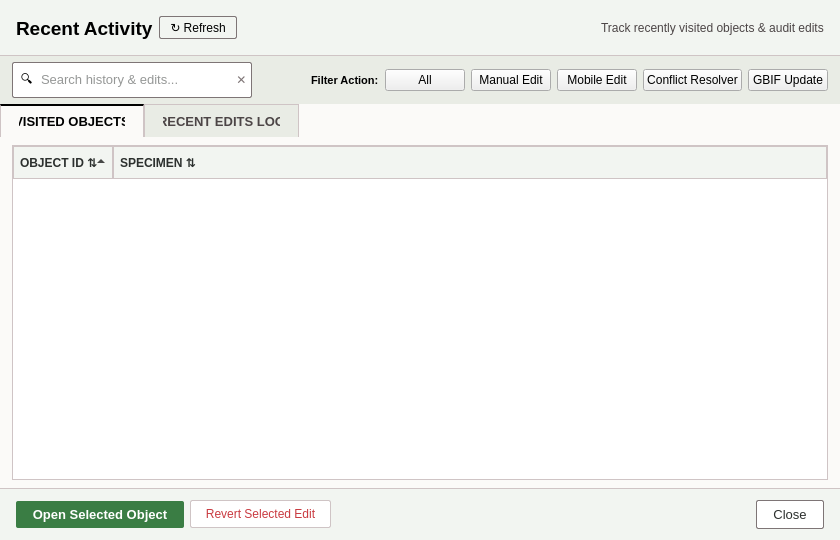
<?xml version="1.0" encoding="UTF-8"?>
<ui version="4.0">
 <class>RecentActivityDialog</class>
 <widget class="QDialog" name="RecentActivityDialog">
  <property name="geometry">
   <rect>
    <x>0</x>
    <y>0</y>
    <width>840</width>
    <height>540</height>
   </rect>
  </property>
  <property name="minimumSize">
   <size>
    <width>720</width>
    <height>460</height>
   </size>
  </property>
  <property name="windowTitle">
   <string>Recent Activity</string>
  </property>
  <property name="styleSheet">
   <string notr="true">QDialog#RecentActivityDialog {
    background-color: #fbfaf8;
    color: #2c302e;
}
QFrame#header_frame {
    background-color: #f2f5f1;
    border-bottom: 1px solid #cfc4c5;
}
QLabel#lbl_title {
    color: #000000;
    font-family: &quot;Lora&quot;, &quot;Segoe UI&quot;, serif;
    font-size: 14pt;
    font-weight: bold;
}
QPushButton#btn_refresh {
    background-color: #f2f5f1;
    color: #000000;
    font-family: &quot;Segoe UI&quot;, &quot;Inter&quot;;
    font-size: 9pt;
    border: 1px solid #7e7576;
    border-radius: 2px;
    padding: 3px 10px;
}
QPushButton#btn_refresh:hover {
    background-color: #e9ece5;
}
QLabel#lbl_desc {
    color: #4c4546;
    font-family: &quot;Segoe UI&quot;, &quot;Inter&quot;;
    font-size: 9pt;
}
QFrame#toolbar_frame {
    background-color: #e9ece5;
}
QFrame#search_frame {
    background-color: #ffffff;
    border: 1px solid #7e7576;
    border-radius: 2px;
}
QLineEdit#entry_search {
    background-color: transparent;
    color: #2c302e;
    font-family: &quot;Segoe UI&quot;, &quot;Inter&quot;;
    font-size: 9.5pt;
    border: none;
}
QPushButton#btn_clear {
    background-color: transparent;
    color: #7e7576;
    border: none;
    font-weight: bold;
}
QPushButton[class="chip-btn"] {
    background-color: #f2f5f1;
    color: #2c302e;
    font-family: &quot;JetBrains Mono&quot;, monospace;
    font-size: 8.5pt;
    border: 1px solid #7e7576;
    border-radius: 2px;
    padding: 2px 8px;
}
QPushButton[class="chip-btn"]:hover {
    background-color: #ffffff;
}
QTabWidget::pane {
    background-color: #fbfaf8;
    border: none;
}
QTabBar::tab {
    background-color: #e9ece5;
    color: #4c4546;
    font-family: &quot;JetBrains Mono&quot;, monospace;
    font-size: 9.5pt;
    font-weight: bold;
    padding: 8px 18px;
    border: 1px solid #cfc4c5;
    border-bottom: none;
}
QTabBar::tab:selected {
    background-color: #fbfaf8;
    color: #000000;
    border-top: 2px solid #000000;
    border-bottom: 1px solid #fbfaf8;
}
QTableWidget, QTreeWidget {
    background-color: #ffffff;
    color: #2c302e;
    font-family: &quot;Segoe UI&quot;, &quot;Inter&quot;;
    font-size: 9.5pt;
    border: 1px solid #cfc4c5;
    gridline-color: #f2f5f1;
}
QHeaderView::section {
    background-color: #f2f5f1;
    color: #2c302e;
    font-family: &quot;JetBrains Mono&quot;, monospace;
    font-size: 9pt;
    font-weight: bold;
    padding: 6px;
    border: 1px solid #cfc4c5;
}
QFrame#footer_frame {
    background-color: #f2f5f1;
    border-top: 1px solid #cfc4c5;
}
QPushButton#btn_open_selected {
    background-color: #3a7d44;
    color: #ffffff;
    font-family: &quot;Segoe UI&quot;, &quot;Inter&quot;;
    font-size: 9.5pt;
    font-weight: bold;
    border: none;
    border-radius: 2px;
    padding: 6px 16px;
}
QPushButton#btn_open_selected:hover {
    background-color: #2e6536;
}
QPushButton#btn_revert {
    background-color: #ffffff;
    color: #c93a40;
    font-family: &quot;Segoe UI&quot;, &quot;Inter&quot;;
    font-size: 9pt;
    border: 1px solid #cfc4c5;
    border-radius: 2px;
    padding: 6px 14px;
}
QPushButton#btn_revert:hover {
    background-color: #faeaeb;
    border-color: #c93a40;
}
QPushButton#btn_close {
    background-color: #ffffff;
    color: #2c302e;
    font-family: &quot;Segoe UI&quot;, &quot;Inter&quot;;
    font-size: 9.5pt;
    border: 1px solid #7e7576;
    border-radius: 2px;
    padding: 6px 16px;
}
QPushButton#btn_close:hover {
    background-color: #e9ece5;
}</string>
  </property>
  <layout class="QVBoxLayout" name="root_vlayout">
   <property name="spacing">
    <number>0</number>
   </property>
   <property name="leftMargin">
    <number>0</number>
   </property>
   <property name="topMargin">
    <number>0</number>
   </property>
   <property name="rightMargin">
    <number>0</number>
   </property>
   <property name="bottomMargin">
    <number>0</number>
   </property>
   <item>
    <widget class="QFrame" name="header_frame">
     <property name="minimumSize">
      <size>
       <width>0</width>
       <height>56</height>
      </size>
     </property>
     <property name="maximumSize">
      <size>
       <width>16777215</width>
       <height>56</height>
      </size>
     </property>
     <property name="frameShape">
      <enum>QFrame::NoFrame</enum>
     </property>
     <layout class="QHBoxLayout" name="header_hlayout">
      <property name="leftMargin">
       <number>16</number>
      </property>
      <property name="topMargin">
       <number>8</number>
      </property>
      <property name="rightMargin">
       <number>16</number>
      </property>
      <property name="bottomMargin">
       <number>8</number>
      </property>
      <item>
       <widget class="QLabel" name="lbl_title">
        <property name="text">
         <string>Recent Activity</string>
        </property>
       </widget>
      </item>
      <item>
       <widget class="QPushButton" name="btn_refresh">
        <property name="cursor">
         <cursorShape>PointingHandCursor</cursorShape>
        </property>
        <property name="text">
         <string>↻ Refresh</string>
        </property>
       </widget>
      </item>
      <item>
       <spacer name="header_spacer">
        <property name="orientation">
         <enum>Qt::Horizontal</enum>
        </property>
        <property name="sizeHint" stdset="0">
         <size>
          <width>40</width>
          <height>20</height>
         </size>
        </property>
       </spacer>
      </item>
      <item>
       <widget class="QLabel" name="lbl_desc">
        <property name="text">
         <string>Track recently visited objects &amp; audit edits</string>
        </property>
       </widget>
      </item>
     </layout>
    </widget>
   </item>
   <item>
    <widget class="QFrame" name="toolbar_frame">
     <property name="minimumSize">
      <size>
       <width>0</width>
       <height>48</height>
      </size>
     </property>
     <property name="maximumSize">
      <size>
       <width>16777215</width>
       <height>48</height>
      </size>
     </property>
     <property name="frameShape">
      <enum>QFrame::NoFrame</enum>
     </property>
     <layout class="QHBoxLayout" name="toolbar_hlayout">
      <property name="leftMargin">
       <number>12</number>
      </property>
      <property name="topMargin">
       <number>6</number>
      </property>
      <property name="rightMargin">
       <number>12</number>
      </property>
      <property name="bottomMargin">
       <number>6</number>
      </property>
      <item>
       <widget class="QFrame" name="search_frame">
        <property name="minimumSize">
         <size>
          <width>240</width>
          <height>32</height>
         </size>
        </property>
        <property name="frameShape">
         <enum>QFrame::NoFrame</enum>
        </property>
        <layout class="QHBoxLayout" name="search_inner_layout">
         <property name="leftMargin">
          <number>8</number>
         </property>
         <property name="topMargin">
          <number>2</number>
         </property>
         <property name="rightMargin">
          <number>4</number>
         </property>
         <property name="bottomMargin">
          <number>2</number>
         </property>
         <item>
          <widget class="QLabel" name="lbl_search_icon">
           <property name="text">
            <string>🔍</string>
           </property>
          </widget>
         </item>
         <item>
          <widget class="QLineEdit" name="entry_search">
           <property name="placeholderText">
            <string>Search history &amp; edits...</string>
           </property>
          </widget>
         </item>
         <item>
          <widget class="QPushButton" name="btn_clear">
           <property name="cursor">
            <cursorShape>PointingHandCursor</cursorShape>
           </property>
           <property name="text">
            <string>✕</string>
           </property>
          </widget>
         </item>
        </layout>
       </widget>
      </item>
      <item>
       <spacer name="toolbar_spacer">
        <property name="orientation">
         <enum>Qt::Horizontal</enum>
        </property>
        <property name="sizeHint" stdset="0">
         <size>
          <width>40</width>
          <height>20</height>
         </size>
        </property>
       </spacer>
      </item>
      <item>
       <widget class="QLabel" name="lbl_filter_label">
        <property name="styleSheet">
         <string notr="true">font-family: &quot;JetBrains Mono&quot;; font-weight: bold; font-size: 8.5pt;</string>
        </property>
        <property name="text">
         <string>Filter Action:</string>
        </property>
       </widget>
      </item>
      <item>
       <widget class="QPushButton" name="btn_chip_all">
        <property name="cursor">
         <cursorShape>PointingHandCursor</cursorShape>
        </property>
        <property name="text">
         <string>All</string>
        </property>
        <property name="class" stdset="0">
         <string>chip-btn</string>
        </property>
       </widget>
      </item>
      <item>
       <widget class="QPushButton" name="btn_chip_manual">
        <property name="cursor">
         <cursorShape>PointingHandCursor</cursorShape>
        </property>
        <property name="text">
         <string>Manual Edit</string>
        </property>
        <property name="class" stdset="0">
         <string>chip-btn</string>
        </property>
       </widget>
      </item>
      <item>
       <widget class="QPushButton" name="btn_chip_mobile">
        <property name="cursor">
         <cursorShape>PointingHandCursor</cursorShape>
        </property>
        <property name="text">
         <string>Mobile Edit</string>
        </property>
        <property name="class" stdset="0">
         <string>chip-btn</string>
        </property>
       </widget>
      </item>
      <item>
       <widget class="QPushButton" name="btn_chip_conflict">
        <property name="cursor">
         <cursorShape>PointingHandCursor</cursorShape>
        </property>
        <property name="text">
         <string>Conflict Resolver</string>
        </property>
        <property name="class" stdset="0">
         <string>chip-btn</string>
        </property>
       </widget>
      </item>
      <item>
       <widget class="QPushButton" name="btn_chip_gbif">
        <property name="cursor">
         <cursorShape>PointingHandCursor</cursorShape>
        </property>
        <property name="text">
         <string>GBIF Update</string>
        </property>
        <property name="class" stdset="0">
         <string>chip-btn</string>
        </property>
       </widget>
      </item>
     </layout>
    </widget>
   </item>
   <item>
    <widget class="QTabWidget" name="tab_widget">
     <property name="currentIndex">
      <number>0</number>
     </property>
     <widget class="QWidget" name="tab_visited">
      <attribute name="title">
       <string>VISITED OBJECTS</string>
      </attribute>
      <layout class="QVBoxLayout" name="visited_layout">
       <property name="leftMargin">
        <number>12</number>
       </property>
       <property name="topMargin">
        <number>8</number>
       </property>
       <property name="rightMargin">
        <number>12</number>
       </property>
       <property name="bottomMargin">
        <number>8</number>
       </property>
       <item>
        <widget class="QTreeWidget" name="tree_visited">
         <property name="rootIsDecorated">
          <bool>false</bool>
         </property>
         <property name="itemsExpandable">
          <bool>false</bool>
         </property>
         <property name="sortingEnabled">
          <bool>true</bool>
         </property>
         <column>
          <property name="text">
           <string>OBJECT ID ⇅</string>
          </property>
         </column>
         <column>
          <property name="text">
           <string>SPECIMEN ⇅</string>
          </property>
         </column>
        </widget>
       </item>
      </layout>
     </widget>
     <widget class="QWidget" name="tab_edits">
      <attribute name="title">
       <string>RECENT EDITS LOG</string>
      </attribute>
      <layout class="QVBoxLayout" name="edits_layout">
       <property name="leftMargin">
        <number>12</number>
       </property>
       <property name="topMargin">
        <number>8</number>
       </property>
       <property name="rightMargin">
        <number>12</number>
       </property>
       <property name="bottomMargin">
        <number>8</number>
       </property>
       <item>
        <widget class="QTreeWidget" name="tree_edits">
         <property name="rootIsDecorated">
          <bool>false</bool>
         </property>
         <property name="itemsExpandable">
          <bool>false</bool>
         </property>
         <property name="sortingEnabled">
          <bool>true</bool>
         </property>
         <column>
          <property name="text">
           <string>OBJECT ID ⇅</string>
          </property>
         </column>
         <column>
          <property name="text">
           <string>TIME ⇅</string>
          </property>
         </column>
         <column>
          <property name="text">
           <string>ACTION ⇅</string>
          </property>
         </column>
         <column>
          <property name="text">
           <string>CHANGES ⇅</string>
          </property>
         </column>
        </widget>
       </item>
      </layout>
     </widget>
    </widget>
   </item>
   <item>
    <widget class="QFrame" name="footer_frame">
     <property name="minimumSize">
      <size>
       <width>0</width>
       <height>52</height>
      </size>
     </property>
     <property name="maximumSize">
      <size>
       <width>16777215</width>
       <height>52</height>
      </size>
     </property>
     <property name="frameShape">
      <enum>QFrame::NoFrame</enum>
     </property>
     <layout class="QHBoxLayout" name="footer_hlayout">
      <property name="leftMargin">
       <number>16</number>
      </property>
      <property name="topMargin">
       <number>8</number>
      </property>
      <property name="rightMargin">
       <number>16</number>
      </property>
      <property name="bottomMargin">
       <number>8</number>
      </property>
      <item>
       <widget class="QPushButton" name="btn_open_selected">
        <property name="cursor">
         <cursorShape>PointingHandCursor</cursorShape>
        </property>
        <property name="text">
         <string>Open Selected Object</string>
        </property>
       </widget>
      </item>
      <item>
       <widget class="QPushButton" name="btn_revert">
        <property name="cursor">
         <cursorShape>PointingHandCursor</cursorShape>
        </property>
        <property name="text">
         <string>Revert Selected Edit</string>
        </property>
       </widget>
      </item>
      <item>
       <spacer name="footer_spacer">
        <property name="orientation">
         <enum>Qt::Horizontal</enum>
        </property>
        <property name="sizeHint" stdset="0">
         <size>
          <width>40</width>
          <height>20</height>
         </size>
        </property>
       </spacer>
      </item>
      <item>
       <widget class="QPushButton" name="btn_close">
        <property name="cursor">
         <cursorShape>PointingHandCursor</cursorShape>
        </property>
        <property name="text">
         <string>Close</string>
        </property>
       </widget>
      </item>
     </layout>
    </widget>
   </item>
  </layout>
 </widget>
 <resources/>
 <connections/>
</ui>
